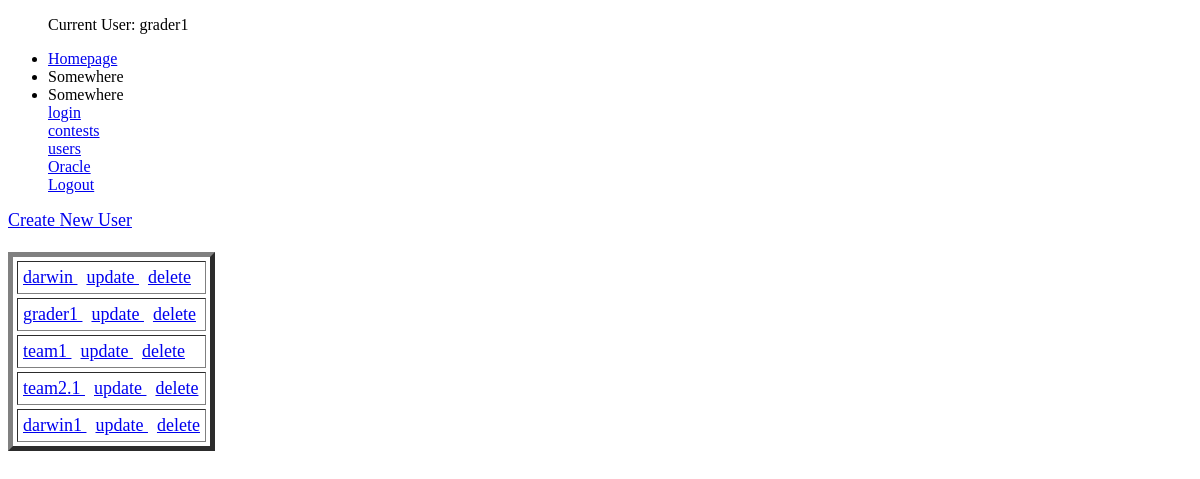
Before: /users/ (signed in) with the older database file.
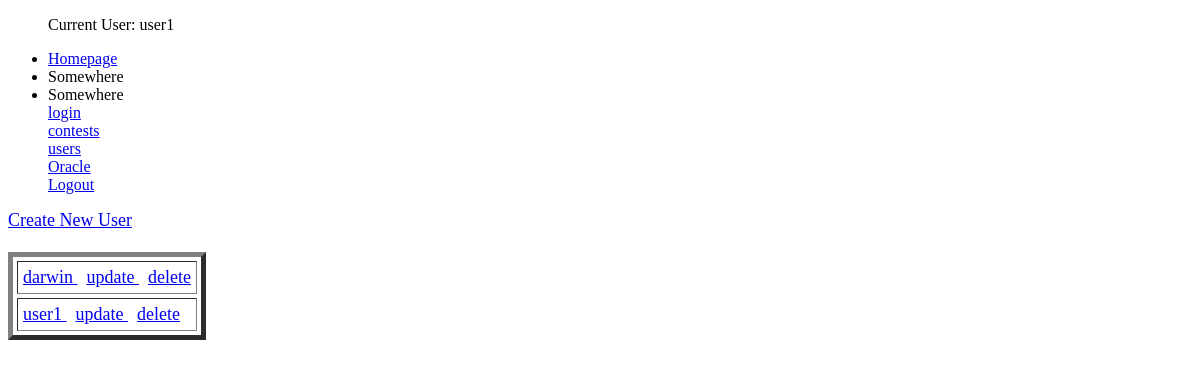
After: the same page with the newer database file.
### users/models.py (models this page shows, shortened)
class CustomUser(AbstractBaseUser):
    userName        = models.CharField(max_length = 30, unique = True)
    userType        = models.CharField(max_length=20,
                                    choices = user_choices,
                                    default = user_choices[1])
    participatingIn  = models.ManyToManyField(Contest, blank = True)
    date_joined     = models.DateTimeField(blank = True, null = True)
    last_login      = models.DateTimeField(blank = True, null = True)
    admin        = models.BooleanField(default = False)
    active       = models.BooleanField(default = True)
    staff        = models.BooleanField(default = False)
    is_superuser    = models.BooleanField(default = False)
    USERNAME_FIELD = 'userName'
    REQUIRED_FIELDS = ['userType', 'password']
    objects = MyAccountManager()
    def get_absolute_url(self):
        return reverse("users:user-detail", kwargs = {"id": self.id})

### users/views.py (the view)
# urls.py: path('', login_required(UserListView.as_view()), name = 'user-list'),
class UserListView(ListView):
    template_name = 'users/user_list.html'
    @method_decorator(login_required)
    def dispatch(self, *args, **kwargs):
        return super().dispatch(*args, **kwargs)
    queryset = CustomUser.objects.all()

### users/templates/users/user_list.html
{% extends 'base.html' %}
{% block content %}
<font size = 4>
    <a href = '{{ instance.get_absolute_url }}create/'> Create New User</a>
    <br><br>
    <table border = 5 cellpadding = 5 cellspacing = 4>
{% for instance in object_list %}
<tr>
<td>
    <a href = '{{instance.get_absolute_url }}' >
        {{ instance.userName}}
    </a>
    &nbsp; <a href = '{{instance.get_absolute_url }}update' > update </a>
    &nbsp; <a href = '{{instance.get_absolute_url }}delete' > delete </a>
</td>
</tr>
{% endfor %}
</table>
</font>
{% endblock %}

### contest/templates/navbar.html
<nav>
    <div id = "menu">
        <ul>
            <div>
                <p>
                    {% if request.user.userName != None and request.user.userName != "" %}
                        Current User: {{ request.user.userName }}
                    {% else %}
                        Current User: No User Logged In
                    {% endif %}
                </p>
            </div>
            <li><a href="{% url 'account:account-view' %}"> Homepage</a></li>
            <li>Somewhere</li>
            <li>Somewhere</li>
            <a href="{% url 'login:login-page' %}"> login </a> </br>
            <a href="{% url 'contests:contest-list' %}"> contests </a> </br>
            <a href="{% url 'users:user-list' %}"> users </a> </br>
            <a href="{% url 'oracle:posts-list' %}"> Oracle </a> </br>
            <a href="{% url 'login:logout-page' %}"> Logout </a> </br>
        </ul>
    </div>
</nav>

Changed rows visible on the page:
removed CustomUser: userName "team1"
removed CustomUser: userName "team2.1"
removed CustomUser: userName "darwin1"
changed CustomUser: user.userName "grader1" → "user1"; userName "grader1" → "user1"
